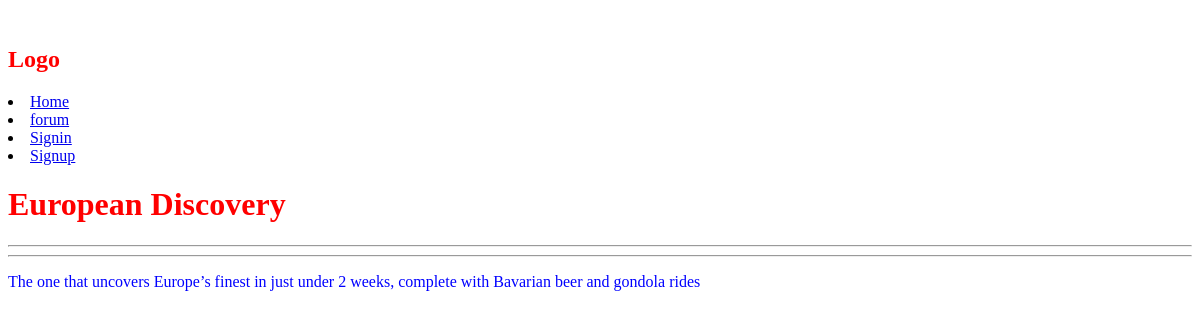
/trip/43a6959f-16f2-429b-9284-68d5c4310290/, run on an earlier commit of the app's database.
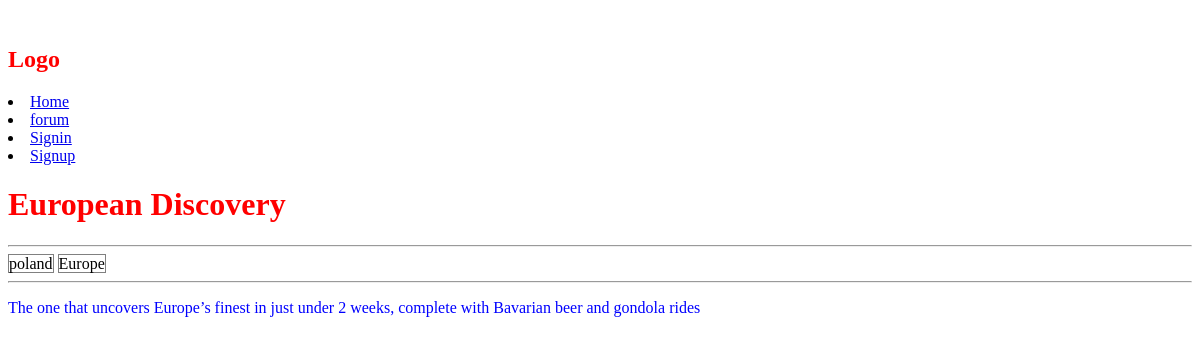
And on a later commit of the database.
### trips/models.py (models this page shows)
class Tag(models.Model):
    name = models.CharField(max_length=200)
    created = models.DateTimeField(auto_now_add=True)
    id = models.UUIDField(default=uuid.uuid4, unique=True, primary_key=True,editable=False)
    def __str__(self):
        return self.name

### trips/views.py (the view)
# urls.py: path('trip/<str:pk>/',views.trip,name="trip"),
def trip(request,pk):
    tripObj = Trip.objects.get(id=pk)
    tags = tripObj.tags.all()
    return render(request, 'trips/single-trip.html',{'trip':tripObj, 'tags': tags})

### trips/templates/trips/single-trip.html
{% extends 'main.html' %}
 {% block content %}
<h1>{{trip.title}}</h1>
<hr>
{% for tag in tags %}
    <span style = "border:1px solid grey">{{tag}}</span>
{% endfor %}
<hr>
<p> {{trip.description}} </p>
{% endblock content %}

What changed in the data, as far as the page shows it:
now on this page (row unchanged): Tag: name "poland"
added Tag: name "Europe"
